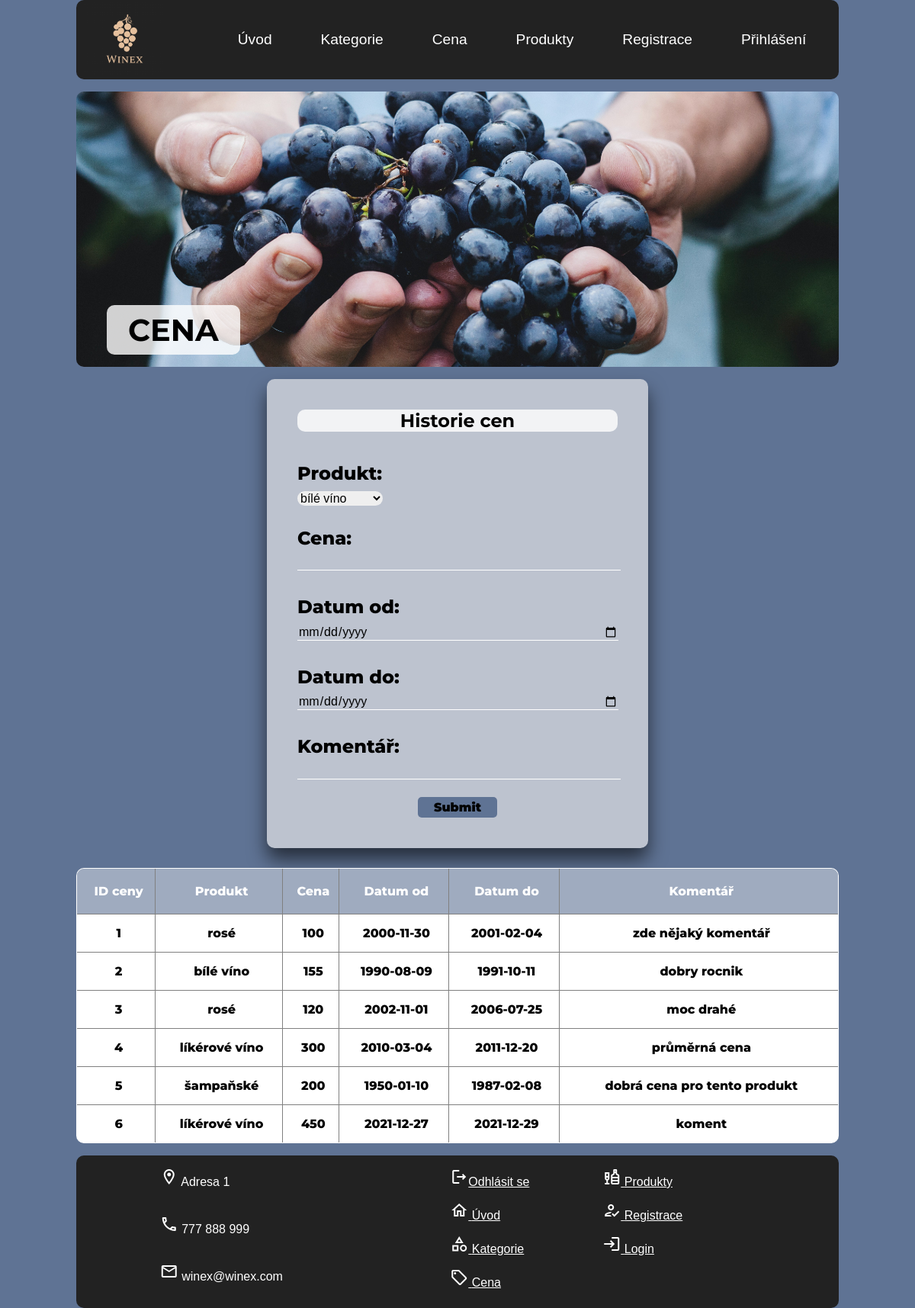
The page /price/ on the database its author committed.
### tables this page shows
CREATE TABLE produkt (
                         id_produktu INTEGER PRIMARY KEY AUTOINCREMENT,
                         název TEXT NOT NULL,
                         výrobce TEXT NOT NULL,
                         id_kategorie INTEGER,
                         FOREIGN KEY (id_kategorie) REFERENCES kategorie(id_kategorie)
);

CREATE TABLE historie_ceny (
                                 id_ceny INTEGER PRIMARY KEY AUTOINCREMENT,
                                 odkdy TEXT,
                                 dokdy TEXT,
                                 cena INTEGER ,
                                 komentář TEXT NOT NULL,
                                 id_produktu INTEGER,
                                 FOREIGN KEY (id_produktu) REFERENCES produkt(id_produktu)
);

### view/price.py (the view)
@bp.get('/')
def price():
    if current_user.is_authenticated:
        if current_user.role == 1:
            show = True
        elif current_user.role == 2:
            show = False
    else:
        show = False
    db = get_db()
    command = "SELECT id_ceny, název, cena, odkdy, dokdy, komentář FROM historie_ceny, produkt WHERE historie_ceny.id_produktu = produkt.id_produktu"
    table = db.execute(command)
    data = table.fetchall()
    products = db.execute("SELECT název FROM produkt")
    products = products.fetchall()
    return render_template('price/price.html', neco=data, show_it=show, product=products)

### app.py (called while the page is built)
@app.context_processor
def context_processor():
    if current_user.is_authenticated:
        if current_user.role == 1:
            return dict(key=current_user.username, showit=True)
        return dict(key=current_user.username, showit=False)
    else:
        return dict(key='anonymous')

### database/database.py (called while the page is built)
def get_db():
    if 'db' not in g:
        g.db = sqlite3.connect(
            current_app.config['DATABASE'],
            detect_types=sqlite3.PARSE_DECLTYPES
        )
        g.db.row_factory = sqlite3.Row
        g.db.set_trace_callback(print)
    return g.db

### templates/price/price.html (shortened to what this page needs)
{% extends "base.html" %}
{% block title %}
    <header>
        <h1>Cena</h1>
    </header>
{% endblock %}
{% block content %}
    <body>
        <div class="login-box">
            <h2>Historie cen</h2>
            <form action="{{ url_for('price.price') }}" method="post">
                <div class="user-box">
                    <label for="produkt">Produkt:</label><br>
                    <select name="produkt" id="produkt" required>
                        {% for i in range(  product|length) %}
                            <option value={{ i }}>{{ product[i][0]}} </option>
                        {% endfor %}
                    </select><br><br>
                </div>
                <div class="user-box">
                    <label for="cena">Cena:</label><br>
                    <input type="number" id="cena" name="cena" required><br><br>
                </div>
                <div class="user-box">
                    <label for="datumod">Datum od:</label><br>
                    <input type="date" id="datumod" name="datumod" required><br><br>
                </div>
                <div class="user-box">
                    <label for="datumdo">Datum do:</label><br>
                    <input type="date" id="datumdo" name="datumdo" required><br><br>
                </div>
                <div class="user-box">
                    <label for="komentar">Komentář:</label><br>
                    <input type="text" id="komentar" name="komentar" maxlength=30 required><br><br>
                </div>
                <input type="submit" value="Submit">
            </form>
        </div>
        {% if show_it %}
            <table>
                <thead>
                <tr>
                    <th>ID ceny</th>
                    <th>Produkt</th>
                    <th>Cena</th>
                    <th>Datum od</th>
                    <th>Datum do</th>
                    <th>Komentář</th>
                    <th>Smazat</th>
                </tr>
                </thead>
                <tbody>
                    {% set i = namespace(value=0) %}
                    {% for cols in range(neco | length ) %}
                        <tr>
                            {% for rows in range(6) %}
                                {% if i == 0 %}
                                    {% set i = namespace(value=neco[cols][rows]) %}
                                {% endif %}
                                <td>{{ neco[cols][rows] }}</td>
                            {% endfor %}
                            <td>
                                <form id="delete_price" action="{{ url_for('price.price') }}" method="post">
                                    <input type="hidden" id="delete" name="delete" value={{ i.value }}>
                                    <input type="Submit" value="Delete">
                                </form>
                            </td>
                            {% set i.value = i.value + 1 %}
                        </tr>
                        {% set i = namespace(value=0) %}
                    {% endfor %}
                </tbody>
            </table>
        {% else %}
            <table border="1px">
                <thead>
                    <tr>
                        <th>ID ceny</th>
                        <th>Produkt</th>
                        <th>Cena</th>
                        <th>Datum od</th>
                        <th>Datum do</th>
                        <th>Komentář</th>
                    </tr>
                </thead>
                <tbody>
                    {% for cols in range(neco | length ) %}
                        <tr>
                            {% for rows in range(6) %}
                                <td>{{ neco[cols][rows] }}</td>
                            {% endfor %}
                        </tr>
                    {% endfor %}
                </tbody>
            </table>
        {% endif %}
    </body>
{% endblock %}

### static/styles.css (style rules this page uses)
* { margin: 0; font-family: 'arial', sans-serif; }
body { max-width: 1000px; margin: auto; background: #5f7394; }
header { background-image: url(images/wine1.jpg); background-size: cover; background-repeat: no-repeat; background-position: center; display: flex; align-items: end; justify-content: flex-start; align-items: flex-end; border-radius: 10px; margin-bottom: 16px; }
header h1 { border-radius: 10px; display: block; background: rgba(255, 255, 255, 0.8); text-align: right; font-size: 2.5em; text-transform: uppercase; padding: 0.2em 0.7em; align-self: flex-end; font-family: 'Montserrat', sans-serif; margin-top: 7em; margin-left: 1em; margin-bottom: 16px; }
h2 { background: rgba(255, 255, 255, 0.8); padding-left: 3%; font-family: 'Montserrat', sans-serif; border-radius: 10px; }
.login-box { position: unset; padding: 40px; box-sizing: border-box; align-self: center; box-shadow: 0 15px 25px rgb(0 0 0 / 60%); border-radius: 10px; width: 500px; margin: 0; background: #bdc3cf; margin-left: 250px; margin-top: 16px; margin-bottom: 16px; }
.login-box h2 { margin: 0 0 30px; padding: 0; text-align: center; }
#produkt { margin-top: 30px; border: 0; border-radius: 10px; font-size: 100%; }
.login-box .user-box { position: relative; align-self: end; }
input[type=submit] { border: 0px; font-family: 'Montserrat', sans-serif; border-radius: 5px; font-weight: 900; background: #5f7394; font-size: inherit; cursor: pointer; padding: 1% 5%; margin: auto; display: flex; text-align: center; }
.login-box .user-box input { width: 100%; padding-top: 7%; font-size: 100%; margin-bottom: 5px; border: none; border-bottom: 1px solid #fff; outline: none; background: transparent; }
.login-box .user-box label { position: absolute; top: 0; left: 0; padding: 10px 0; color: black; pointer-events: none; transition: .5s; font-family: 'Montserrat', sans-serif; font-size: 24px; font-weight: 800; }
table { border-spacing: 1px; border-collapse: collapse; background: white; border-radius: 10px; overflow: hidden; width: 100%; margin: 0 auto; margin-top: 26px; margin-bottom: 1em; position: relative; }
table * { position: relative; background: white; }
table td, table th { padding-left: 8px; text-align: center; font-family: Montserrat, sans-serif; font-weight: 800; }
table thead tr { height: 60px; background: #5f7394; }
table tbody tr { height: 50px; }
table th { background: rgb(255, 255, 255, 0.4); color: WHITE; }

### rows shown on the page
produkt: produkt "bílé víno", název "bílé víno"
historie_ceny: id_ceny "1" "100" "2000-11-30" "2001-02-04" "zde nějaký komentář"
produkt: název "rosé" "rosé"
historie_ceny: id_ceny "2" "155" "1990-08-09" "1991-10-11" "dobry rocnik"
historie_ceny: id_ceny "3" "120" "2002-11-01" "2006-07-25" "moc drahé"
historie_ceny: id_ceny "4" "300" "2010-03-04" "2011-12-20" "průměrná cena"
produkt: název "líkérové víno" "líkérové víno"
historie_ceny: id_ceny "5" "200" "1950-01-10" "1987-02-08" "dobrá cena pro tento produkt"
produkt: název "šampaňské"
historie_ceny: id_ceny "6" "450" "2021-12-27" "2021-12-29" "koment"
